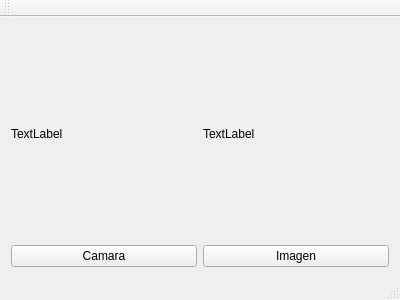
<?xml version="1.0" encoding="UTF-8"?>
<ui version="4.0">
 <class>MainWindow</class>
 <widget class="QMainWindow" name="MainWindow">
  <property name="geometry">
   <rect>
    <x>0</x>
    <y>0</y>
    <width>400</width>
    <height>300</height>
   </rect>
  </property>
  <property name="windowTitle">
   <string>MainWindow</string>
  </property>
  <widget class="QWidget" name="centralWidget">
   <layout class="QVBoxLayout" name="verticalLayout">
    <item>
     <layout class="QHBoxLayout" name="horizontalLayout">
      <item>
       <widget class="QLabel" name="label_2">
        <property name="text">
         <string>TextLabel</string>
        </property>
       </widget>
      </item>
      <item>
       <widget class="QLabel" name="label">
        <property name="text">
         <string>TextLabel</string>
        </property>
       </widget>
      </item>
     </layout>
    </item>
    <item>
     <layout class="QHBoxLayout" name="horizontalLayout_2">
      <item>
       <widget class="QPushButton" name="pushButton_2">
        <property name="text">
         <string>Camara</string>
        </property>
       </widget>
      </item>
      <item>
       <widget class="QPushButton" name="pushButton">
        <property name="text">
         <string>Imagen</string>
        </property>
       </widget>
      </item>
     </layout>
    </item>
   </layout>
  </widget>
  <widget class="QMenuBar" name="menuBar">
   <property name="geometry">
    <rect>
     <x>0</x>
     <y>0</y>
     <width>400</width>
     <height>25</height>
    </rect>
   </property>
  </widget>
  <widget class="QToolBar" name="mainToolBar">
   <attribute name="toolBarArea">
    <enum>TopToolBarArea</enum>
   </attribute>
   <attribute name="toolBarBreak">
    <bool>false</bool>
   </attribute>
  </widget>
  <widget class="QStatusBar" name="statusBar"/>
 </widget>
 <layoutdefault spacing="6" margin="11"/>
 <resources/>
 <connections/>
</ui>
